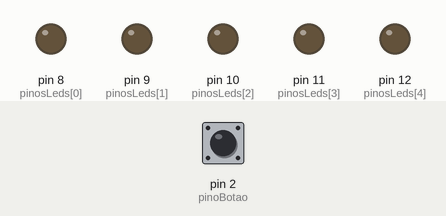
The sketch below on a simulated Arduino Uno, built with avr-gcc and run on an emulated ATmega328P. Shown: output pins drawn as LEDs (lit = HIGH). Dashed ring = blinking. The inputs (shaded band) are chosen by the test bench; at power-on: pin 2 (pinoBotao) LOW. Random numbers use the default seed unless the sketch sets one.

Above: at 1.2 s.
1.3 s: pin 2 (pinoBotao) pulled HIGH for 0.15 s
At 1.89 s:
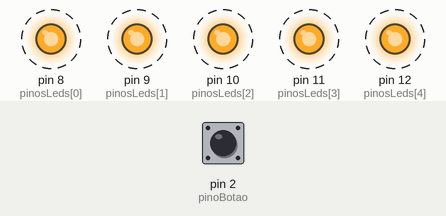
4.4 s: pin 2 (pinoBotao) pulled HIGH for 1 s
At 4.74 s:
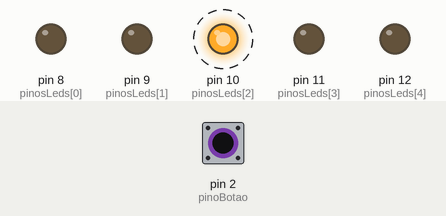
7.4 s: pin 2 (pinoBotao) pulled HIGH for 0.15 s
At 7.77 s:
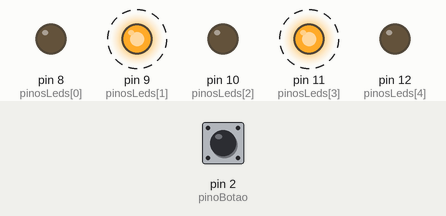
10.4 s: pin 2 (pinoBotao) pulled HIGH for 3.2 s
Timing chart, 0 to 25.1 s (numbered marks = the images above; inputs shaded):
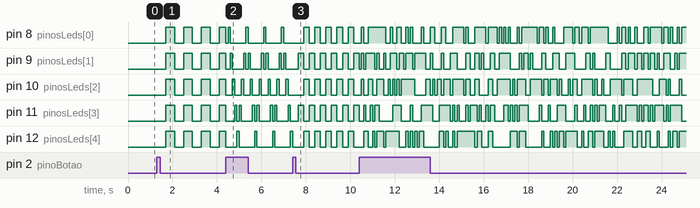

Measured:
- after the input at 1.3 s, pin 8 (pinosLeds[0]), pin 9 (pinosLeds[1]), pin 10 (pinosLeds[2]), pin 11 (pinosLeds[3]), pin 12 (pinosLeds[4]): alternates HIGH for 0.40 s and LOW for 0.40 s, starting after 0.40 s

The sketch:

sketch_sep1c.ino
```cpp
// ==========================================
// PROJETO: Pisca-Pisca Multi-Padrões
// ==========================================

// --- Pinos ---
// Array (lista) com os pinos dos 5 LEDs
const int pinosLeds[] = {8, 9, 10, 11, 12};
const int numLeds = 5;
const int pinoBotao = 2; // O botão está no pino digital 2

// --- Variáveis do Botão e Modo ---
int estadoBotao;
int ultimoEstadoBotao = LOW;
int modoAtual = 0;
const int maxModos = 5; // Modos vão de 0 a 4 (Total de 5 modos)

// --- Variáveis de Tempo e Animação ---
unsigned long tempoAnterior = 0;
bool estadoGeral = false; // Usado para piscar todos ao mesmo tempo
int indiceChase = 0;      // Controla a posição da luz no modo Scanner
int direcaoChase = 1;     // Direção: 1 (vai para a direita), -1 (volta para a esquerda)

void setup() {
  // Prepara os pinos dos LEDs como SAÍDA
  for (int i = 0; i < numLeds; i++) {
    pinMode(pinosLeds[i], OUTPUT);
  }

  // Prepara o pino do botão como ENTRADA
  // Assumimos que usou o resistor de 10k (pull-down) ligando o botão ao GND,
  // tal como ilustrado no mapa de montagem!
  pinMode(pinoBotao, INPUT);
}

void loop() {
  unsigned long tempoAtual = millis(); // O nosso relógio principal

  // ==========================================
  // 1. LEITURA DO BOTÃO (Mudar de Modo)
  // ==========================================
  estadoBotao = digitalRead(pinoBotao);

  // Verifica se o botão foi pressionado agora (transição de LOW para HIGH)
  if (estadoBotao == HIGH && ultimoEstadoBotao == LOW) {
    modoAtual++; // Avança para o próximo modo

    // Se passar do limite, volta ao zero
    if (modoAtual >= maxModos) {
      modoAtual = 0;
    }

    // Pequeno reset para que a nova animação comece limpa
    apagarTodos();
    tempoAnterior = tempoAtual;
    indiceChase = 0;
    direcaoChase = 1;

    delay(50); // Anti-bounce: pequena pausa para evitar que o Arduino leia cliques duplos por acidente
  }

  ultimoEstadoBotao = estadoBotao; // Guarda o estado para a próxima volta do loop

  // ==========================================
  // 2. A MÁQUINA DE PADRÕES (Switch Case)
  // ==========================================
  switch (modoAtual) {

    case 0: // MODO 0: Sistema Desligado
      apagarTodos();
      break;

    case 1: // MODO 1: Alerta (Pisca todos juntos)
      if (tempoAtual - tempoAnterior >= 400) { // Atualiza a cada 400ms
        tempoAnterior = tempoAtual;
        estadoGeral = !estadoGeral; // Inverte o estado (Acende/Apaga)

        for (int i = 0; i < numLeds; i++) {
          digitalWrite(pinosLeds[i], estadoGeral);
        }
      }
      break;

    case 2: // MODO 2: Scanner (Vai e Vem estilo Knight Rider)
      if (tempoAtual - tempoAnterior >= 100) { // Bem rápido (100ms)
        tempoAnterior = tempoAtual;
        apagarTodos(); // Apaga a luz anterior

        digitalWrite(pinosLeds[indiceChase], HIGH); // Acende a luz atual

        indiceChase += direcaoChase; // Move o índice para o lado

        // Se bater na última luz ou na primeira, inverte a direção!
        if (indiceChase >= numLeds - 1 || indiceChase <= 0) {
          direcaoChase = -direcaoChase;
        }
      }
      break;

    case 3: // MODO 3: Polícia (Alternado - Pares e Ímpares)
      if (tempoAtual - tempoAnterior >= 250) { // A cada 250ms
        tempoAnterior = tempoAtual;
        estadoGeral = !estadoGeral;

        for (int i = 0; i < numLeds; i++) {
          if (i % 2 == 0) { // Se o número do LED for Par (0, 2, 4)
            digitalWrite(pinosLeds[i], estadoGeral);
          } else {          // Se for Ímpar (1, 3)
            digitalWrite(pinosLeds[i], !estadoGeral);
          }
        }
      }
      break;

    case 4: // MODO 4: Festa / Caos (Aleatório)
      if (tempoAtual - tempoAnterior >= 100) { // A cada 100ms
        tempoAnterior = tempoAtual;

        for (int i = 0; i < numLeds; i++) {
          // A função random(2) gera os números 0 ou 1 (LOW ou HIGH) aleatoriamente
          digitalWrite(pinosLeds[i], random(2));
        }
      }
      break;
  }
}

// ==========================================
// FUNÇÕES AUXILIARES
// ==========================================

// Função simples para desligar todos os LEDs de uma vez
void apagarTodos() {
  for (int i = 0; i < numLeds; i++) {
    digitalWrite(pinosLeds[i], LOW);
  }
}
```
